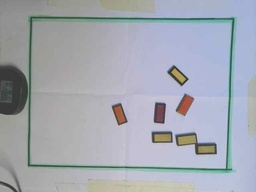
#> input picture Image_Processing_Improvements/captured_image.jpg, 256 x 192 px, shrunk from 640 x 480 before the run, given in place of the camera
$ python Picam_13_Ellipse.py
#> lines starting #> are read from the running program, lines starting #| are printed output that depends on the picture; after the words box and inside, x2 and y2 are one past the last pixel; in counts of white or black regions, pixels touching at a corner belong together
import numpy as np
import cv2
from skimage.transform import hough_ellipse
from skimage.draw import ellipse_perimeter
from skimage.feature import canny
import time

"""This code DETECTS ELLIPSES USING a HOUGH TRANSFORM, then DRAWS them
It does not identify contours first, but directly uses the canny edge detected frame (different to Picam_12_Ellipse.py)"""

class ContourDetection:

    def __init__(self, webcam_index=1):
        self.webcam = cv2.VideoCapture(webcam_index)
        self.detected_token_contours = []
        self.color_ranges = {
            'orange': ((0, 0, 50), (16, 255, 255)),
            'yellow': ((16, 50, 50), (39, 255, 255)),
            'magenta': ((116, 52, 50), (179, 255, 255))
        }

        # Define BGR color values for text
        self.color_bgr = {
            'orange': (0, 165, 255),
            'yellow': (0, 255, 255),
            'magenta': (255, 0, 255),
            'unknown': (255, 255, 255)  # Default to white for unknown colors
        }

    # [9 lines left out: function classify_contour, not called in this run]

    def draw_contours(self, frame, contours, hsv_frame):
        for contour in contours:
            color = self.classify_contour(contour, hsv_frame)
            cv2.drawContours(frame, [contour], -1, (0, 255, 0), 2)
            x, y, w, h = cv2.boundingRect(contour)
            # I want the text to be in the same colour as the idenity of the object
            text_color = self.color_bgr[color]
            cv2.putText(frame, color, (x, y - 10), cv2.FONT_HERSHEY_SIMPLEX, 0.5, text_color, 2)

    def capture_frame(self):
        """Capture a frame from the webcam."""
        ret, frame = self.webcam.read()
        if not ret:
            print("Failed to grab frame")
            return None
        return frame

    def detect_and_draw_contours(self, gray_frame):
        """Detects contours using Canny edge detection and draws them on the image."""

        blurred = self.apply_gaussian_blur(gray_frame)
        edges = self.apply_canny_edge_detection(blurred)
        #frame_copy = self.draw_initial_contours(gray_frame, edges)
        frame_copy = gray_frame.copy()
        roi = self.find_largest_roi(edges)

        if roi:
            frame_copy = self.draw_roi_contours(frame_copy, edges, roi)

        #self.draw_colored_contours(frame_copy, contours)

        return frame_copy

    def apply_gaussian_blur(self, gray_frame):
        """Apply GaussianBlur to reduce noise."""
        return cv2.GaussianBlur(gray_frame, (5, 5), 0)

    def apply_canny_edge_detection(self, blurred):
        """Use Canny edge detection to find edges."""
        edges = cv2.Canny(blurred, 80, 100)
        cv2.imshow("Canny Edge Detection", edges)
        return edges

    def find_largest_roi(self, edges):
        """Find the largest rectangular contour and define it as the region of interest (ROI)."""
        contours, _ = cv2.findContours(edges, cv2.RETR_TREE, cv2.CHAIN_APPROX_SIMPLE)
        largest_area = 0
        roi = None
        for contour in contours:
            _, size, _ = cv2.minAreaRect(contour)
            area = size[0] * size[1]
            if area > 90000 and area > largest_area:
                largest_area = area
                x, y, w, h = cv2.boundingRect(contour)
                roi = (x, y, w, h)
        return roi

    # [45 lines left out: functions draw_roi_contours, draw_colored_contours, not called in this run]

    def show_result(self, frame):
        cv2.imshow("Contour detection with Canny", frame)

    def process_frame(self):
        """Main pipeline: Detect ROI, detect objects, classify colors."""
        frame = self.capture_frame()
#> in capture_frame, frame is the input picture: shape (192, 256, 3); mean B, G, R 178.1, 168.9, 164.4
        if frame is None:
            return None, None, None

        gray_frame = cv2.cvtColor(frame, cv2.COLOR_BGR2GRAY)
        hsv_frame = cv2.cvtColor(frame, cv2.COLOR_BGR2HSV)

        frame_with_canny_contours = self.detect_and_draw_contours(gray_frame)
        #cv2.imshow("contours detected", frame_with_contours)
        return frame_with_canny_contours, hsv_frame

    # [53 lines left out: functions show_thresholding, local_otsu_thresholding, not called in this run]


    def run(self):
        """Run the real-time object detection and classification pipeline."""
        try:
            while True:
                # ORIGINAL CODE - UNCOMMENT
                frame, hsv_frame = self.process_frame()
#> in process_frame, `gray_frame = cv2.cvtColor(frame, cv2.COLOR_BGR2GRAY)`:
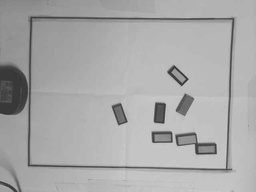
#> gray_frame: shape (192, 256); min 44, max 205, mean 168.6
#> in process_frame, `hsv_frame = cv2.cvtColor(frame, cv2.COLOR_BGR2HSV)`: hsv_frame: shape (192, 256, 3); mean H, S, V 82.8, 26.5, 181.2
#> in apply_gaussian_blur, `return cv2.GaussianBlur(gray_frame, (5, 5), 0)`:
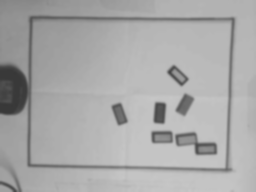
#> returned value: shape (192, 256); min 56, max 199, mean 168.6
#> in apply_canny_edge_detection, `edges = cv2.Canny(blurred, 80, 100)`:
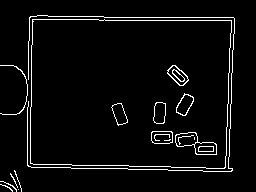
#> edges: shape (192, 256); 4.4% white in thin lines or dots, all inside (x1, y1, x2, y2) = (0, 15, 235, 192)
#> in find_largest_roi, `contours, _ = cv2.findContours(edges, cv2.RETR_TREE, cv2.CHAIN_APPROX_..`: contours = 30 contours, 11 with area under 20; largest, box (x1, y1, x2, y2) and area: (30, 19, 232, 169) 28776, (30, 19, 232, 169) 28772, (175, 132, 217, 155) 510, (175, 132, 198, 147) 254, (194, 142, 217, 155) 246
#> the loop in find_largest_roi, `for contour in contours:` made 30 passes
#> (size, area) on passes 2, 3, 5, 6, 7, 8, 9, 10, 11, 12, 13, 15: ((1.94, 13.89), 27), ((2.97, 18.87), 56), ((1.11, 22.13), 24.55), ((49, 27), 1323), ((148.4, 199.8), 29641.8), ((148.4, 199.8), 29638.6), ((19.89, 45.16), 898.1), ((12, 22), 264), ((5, 15), 75), ((5, 15), 75), ((22.57, 13.27), 299.6), ((16.64, 6.43), 107)
#> after the loop in find_largest_roi, `for contour in contours:`: largest_area = 0
                self.draw_contours(frame, self.detected_token_contours, hsv_frame)


                # TESTING CODE
                #frame = self.show_thresholding()


                if frame is not None:
                    # ORIGINAL CODE  - UNCOMMENT
                    self.show_result(frame)


                    #TESTING CODE
                    #print("test running")


                if cv2.waitKey(10) & 0xFF == ord('q'):
#> (key q is pressed here)
                    break
        finally:
            self.cleanup()

    def cleanup(self):
        """Release the webcam and close all OpenCV windows."""
        self.webcam.release()
        cv2.destroyAllWindows()

# Run the program
if __name__ == "__main__":
    color_detection = ContourDetection()
    color_detection.run()
